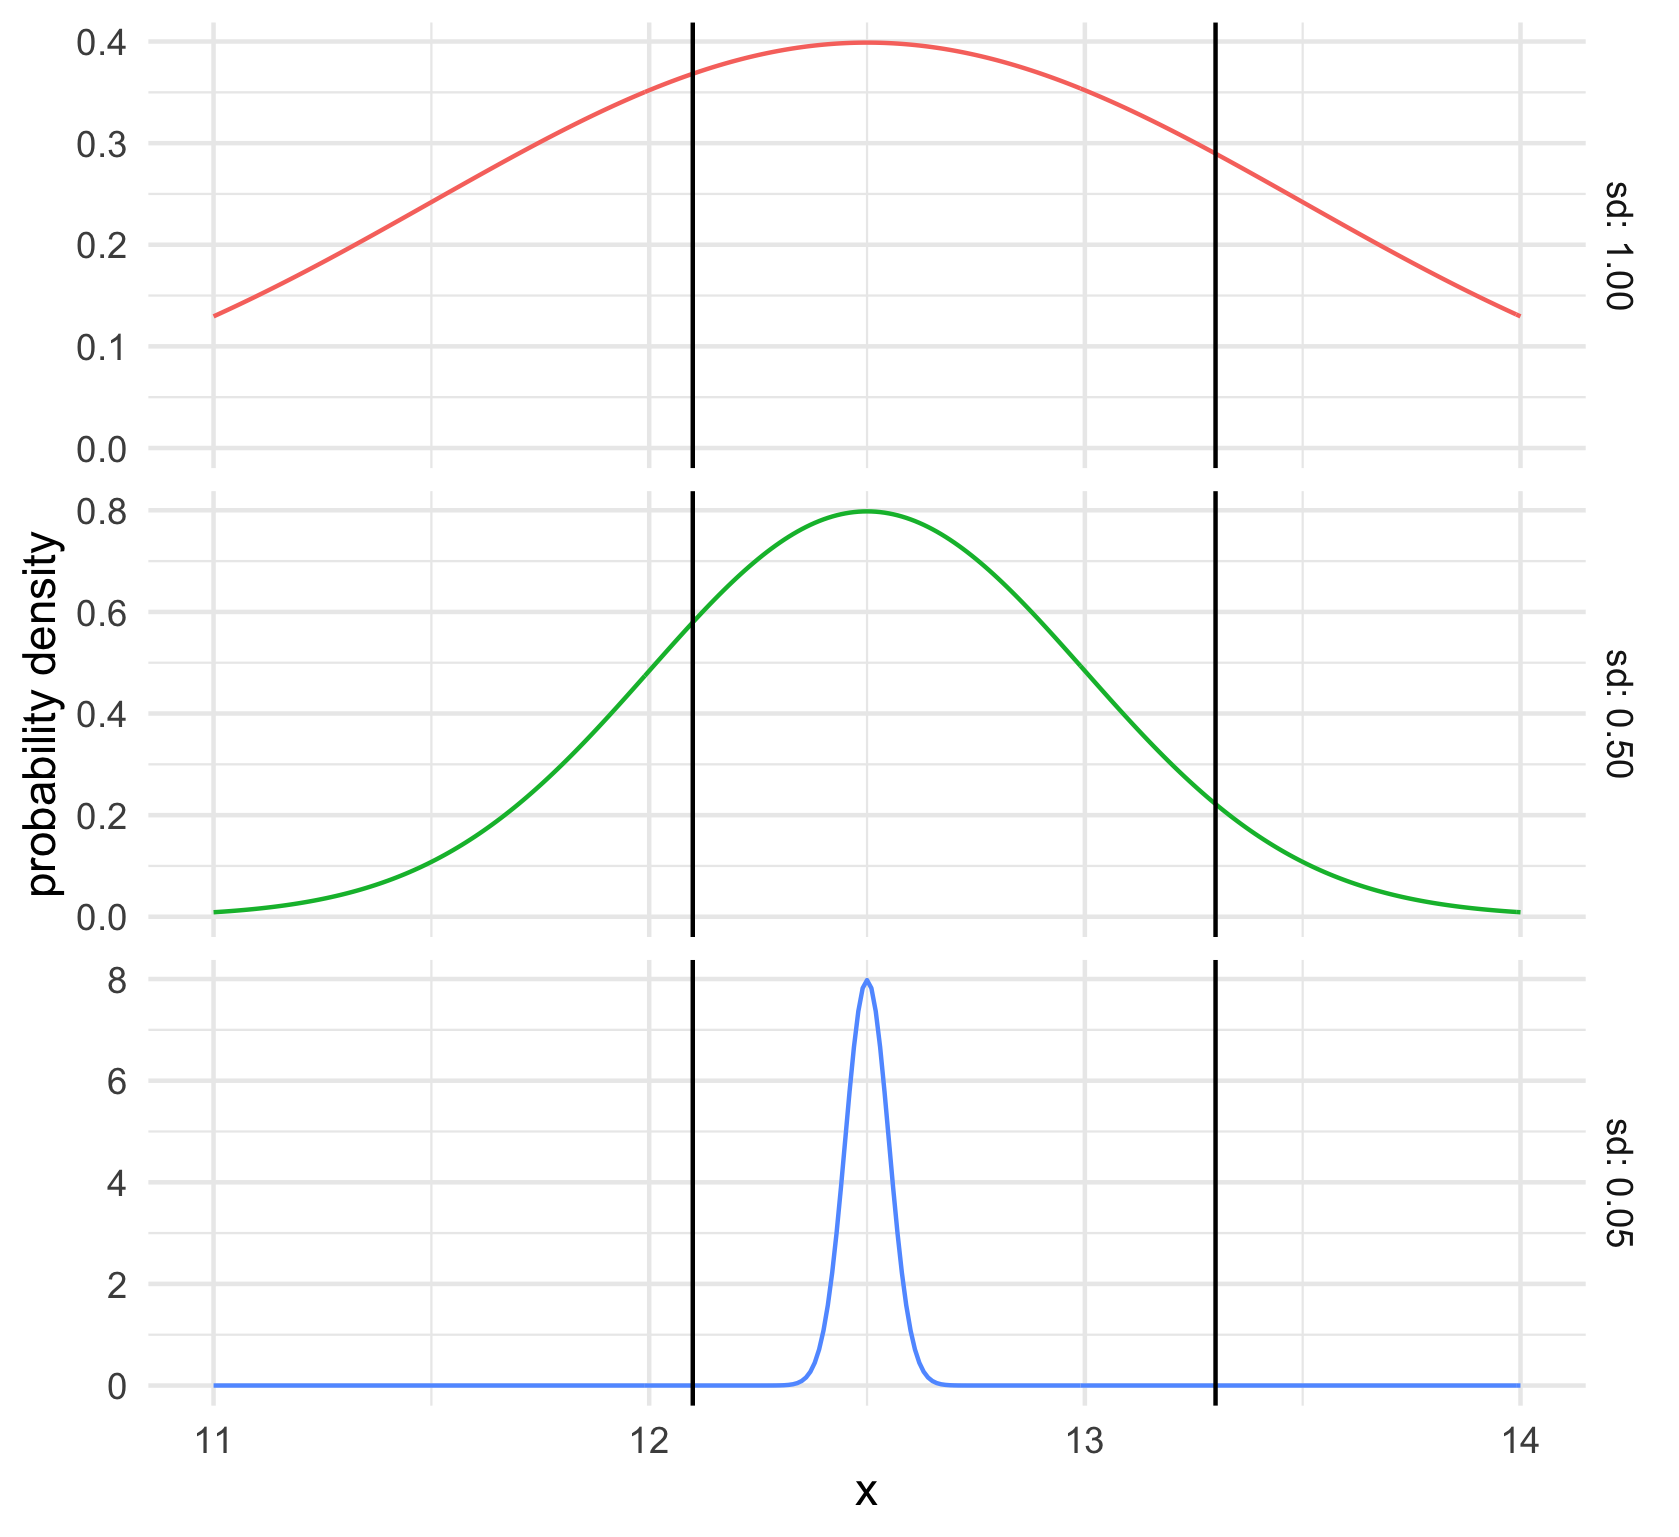

Generate this figure with R:

library(tidyverse)
ggtheme(minimal)
x = seq(11,14,by=.01)
D = data.frame(x=x)
D$'1.00' = dnorm(D$x,mean=12.5, sd=1)
D$'0.50' = dnorm(D$x,mean=12.5, sd=.5)
D$'0.05' = dnorm(D$x,mean=12.5, sd=.05)
D = data.frame(x = D$x, stack(D, select = c('1.00','0.50','0.05')) ) 
names(D) = c('x','values', 'sd')

 D %>% ggplot(aes(x=x, y=values)) +
  geom_line(aes(color = sd)) + 
   facet_grid(sd ~ ., scales = "free_y", labeller = label_both) + 
   expand_limits(y = 0) + 
   ylab('probability density') +
   geom_vline(xintercept = 12.1) + geom_vline(xintercept = 13.3)  + 
   theme_minimal() +
 theme(legend.position = "none") 
 
 ggsave('fashion_plot.png')
 